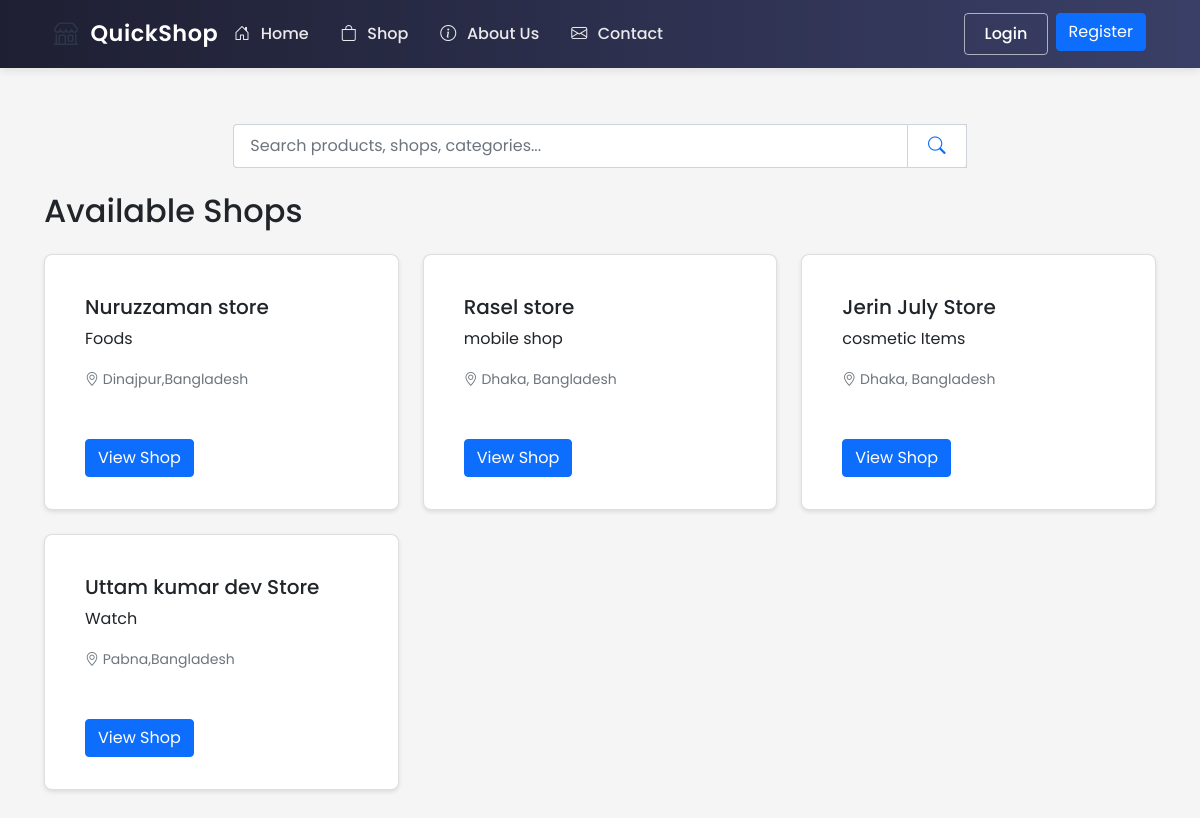
The app's page /shop/ with its own data.
### ecommerce/models/shop.py (models this page shows, shortened)
class Shop(db.Model):
    id = db.Column(db.Integer, primary_key=True)
    name = db.Column(db.String(100), nullable=False)
    description = db.Column(db.Text)
    owner_id = db.Column(db.Integer, db.ForeignKey('user.id'), nullable=False)
    location_lat = db.Column(db.Float, nullable=False)
    location_lng = db.Column(db.Float, nullable=False)
    address = db.Column(db.String(200), nullable=False)
    created_at = db.Column(db.DateTime, default=datetime.utcnow)
    is_active = db.Column(db.Boolean, default=True)
    products = db.relationship('Product', backref='shop', lazy=True)
    orders = db.relationship('Order', backref='shop', lazy=True)

### ecommerce/routes/shop.py (the view)
@shop_bp.route('/')
def index():
    shops = Shop.query.filter_by(is_active=True).all()
    return render_template('shop/index.html', shops=shops)

### ecommerce/templates/shop/index.html (shortened to what this page needs)
{% extends "base.html" %}
{% block content %}
<div class="container mt-4">
    <div class="row mb-4">
        <div class="col-md-8 mx-auto">
            {% with search_type='all' %}
            {% include 'includes/search_box.html' %}
            {% endwith %}
        </div>
    </div>
    <h2 class="mb-4">Available Shops</h2>
    <div class="row">
        {% for shop in shops %}
            <div class="col-md-4 mb-4">
                <div class="card h-100">
                    <div class="card-body">
                        <h5 class="card-title">{{ shop.name }}</h5>
                        <p class="card-text">{{ shop.description }}</p>
                        <p class="card-text">
                            <small class="text-muted">
                                <i class="bi bi-geo-alt"></i> {{ shop.address }}
                            </small>
                        </p>
                    </div>
                    <div class="card-footer bg-transparent border-top-0">
                        <a href="{{ url_for('shop.view', shop_id=shop.id) }}" class="btn btn-primary">
                            View Shop
                        </a>
                    </div>
                </div>
            </div>
        {% else %}
            <div class="col-12 text-center">
                <div class="alert alert-info">
                    No shops available at the moment.
                </div>
            </div>
        {% endfor %}
    </div>
</div>
{% endblock %}

### ecommerce/static/css/style.css (style rules this page uses)
* { margin: 0; padding: 0; box-sizing: border-box; }
html { height: 100%; }
body { font-family: 'Poppins', sans-serif; background-color: #f5f5f5; min-height: 100vh; display: flex; flex-direction: column; }
.card { background: white; border-radius: 8px; box-shadow: 0 2px 4px rgba(0,0,0,0.1); padding: 1.5rem; margin-bottom: 1.5rem; }

### records on screen
Shop: name "Nuruzzaman store", description "Foods", address "Dinajpur,Bangladesh"
Shop: name "Rasel store", description "mobile shop", address "Dhaka, Bangladesh"
Shop: name "Jerin July Store", description "cosmetic Items", address "Dhaka, Bangladesh"
Shop: name "Uttam kumar dev Store", description "Watch", address "Pabna,Bangladesh"
